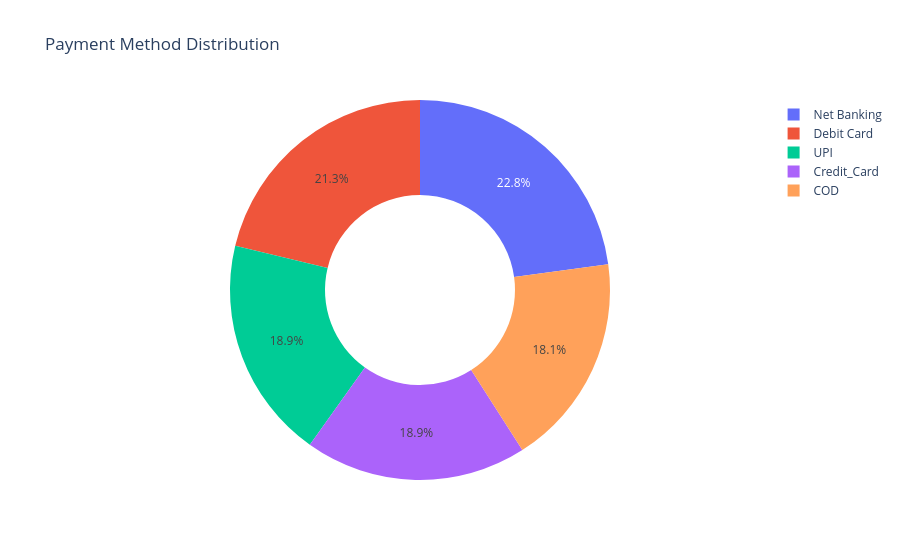

Write notebook code for a chart like this one.
### Code cell
fig = px.pie(data_frame=q7, 
             names='Payment_mode', 
             values='count', 
             hole=0.5,
             title='Payment Method Distribution',
             template='plotly_white')

fig.show()

### Figure 1 — Plotly figure (JSON) as saved in the notebook; plotly's stock layout.template omitted (floating-point values rounded to 4 significant figures)
{"data": [{"domain": {"x": [0, 1], "y": [0, 1]}, "hole": 0.5, "hovertemplate": "Payment_mode=%{label}<br>count=%{value}<extra></extra>", "labels": ["Net Banking", "Debit Card", "UPI", "Credit_Card", "COD"], "legendgroup": "", "name": "", "showlegend": true, "type": "pie", "values": [29, 27, 24, 24, 23]}], "layout": {"legend": {"tracegroupgap": 0}, "title": {"text": "Payment Method Distribution"}}}
